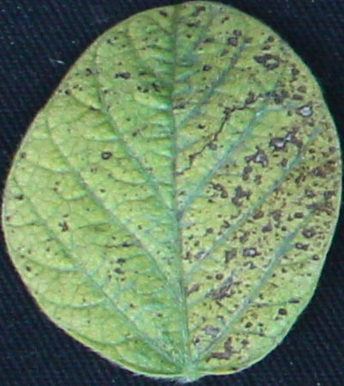
#> input picture AgandBio/leaves/I1.png, 344 x 386 px, found by its file name; its folder holds only this picture in this run
$ jupyter execute HW2-P1-RevFinal2.ipynb
#> lines starting #> are read from the running program, lines starting #| are printed output that depends on the picture
#          ME592                            HW#2                     Image Analytics         3/5/2023

#### Mohammad Rashid Mohammad Shoaib, Jacob Bergfeld & Melika Tajipour

[cell 1]
import os
import random
import cv2
import numpy as np
from scipy import misc
import matplotlib.pyplot as plt

[cell 2]
# This section of the program assigns a input directory and output directory
# then the program selects a random leaf from the input directory and then randomly selects transformation to perform
# on the selected image, then saves the transformed image to a new directory.

input_dir = 'AgandBio\leaves'
output_dir = 'Transformed_leaves'

if not os.path.exists(output_dir):
    os.makedirs(output_dir)

for i in range(100):
    # Chosing a random leaf image from the input directory
    filename = random.choice(os.listdir(input_dir))
    filepath = os.path.join(input_dir, filename)
    img = cv2.imread(filepath)
#> img is the input picture: shape (386, 344, 3); mean B, G, R 100, 133.2, 109.3

    # Creating a varibale to choose a random transformation
    transformation = np.random.choice(['rotate', 'shift', 'scale', 'warp'])

    # The below code applies the randomly selected transformation to the leaf.
    if transformation == 'rotate':
        angle = random.randint(-45, 45)

        rows, cols, _ = img.shape
#> rows = 386; cols = 344
        M = cv2.getRotationMatrix2D((cols/2, rows/2), angle, 1)
        transformed_img = cv2.warpAffine(img, M, (cols, rows))
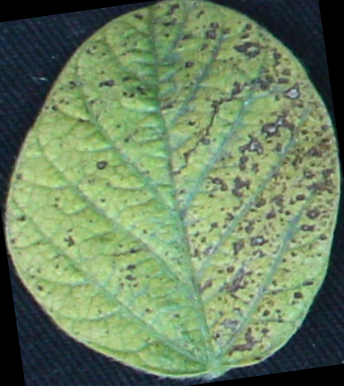
#> transformed_img: shape (386, 344, 3); mean B, G, R 97.1, 131.1, 107.8

    elif transformation == 'scale':

        scale_factor = random.uniform(0.5, 2.0)

        rows, cols, _ = img.shape
        new_rows = int(rows * scale_factor)
        new_cols = int(cols * scale_factor)
        transformed_img = cv2.resize(img, (new_cols, new_rows))

    elif transformation == 'shift':
        dx = random.randint(-50, 50)
        dy = random.randint(-50, 50)


        rows, cols, _ = img.shape
        M = np.float32([[1, 0, dx], [0, 1, dy]])
        transformed_img = cv2.warpAffine(img, M, (cols, rows))

    else:

        rows, cols, _ = img.shape
        src_pts = np.float32([[0, 0], [cols, 0], [cols, rows], [0, rows]])
        dst_pts = np.float32([[random.randint(0, cols//2), random.randint(0, rows//2)],
                              [random.randint(cols//2, cols), random.randint(0, rows//2)],
                              [random.randint(cols//2, cols), random.randint(rows//2, rows)],
                              [random.randint(0, cols//2), random.randint(rows//2, rows)]])
        M = cv2.getPerspectiveTransform(src_pts, dst_pts)


        transformed_img = cv2.warpPerspective(img, M, (cols, rows))


    # Saving the transformed imaged to the transformed_leaves directory
    output_path = os.path.join(output_dir, f'transformed_{i}.jpg')
    cv2.imwrite(output_path, transformed_img)

[cell 3]
# This section of the program assigns a input directory and output directory
# then the program reads the tranformed images of the leaves and creates patches and saves them in a new directory

input_dir2 = 'Transformed_leaves'
#> input_dir2 = 'Transformed_leaves'
output_dir2 = 'Patches_of_Transformed_leaves'

if not os.path.exists(output_dir2):
    os.makedirs(output_dir2)
# This section of the program reads the tranformed images of the leaves and creates patches and saves them in a new directory

files = os.listdir(input_dir2)
#> files = []
for file in files:
    # Reading the Transformed leaf images from the Transformed_leaves directory
    img = cv2.imread(os.path.join(input_dir2, file))

    # Getting the shape of the images of the transformed leaves
    height, width, channels = img.shape

    # defining a patch size and stride.
    patch_size = 128
    stride = 64

    for y in range(0, height-patch_size+1, stride):
        for x in range(0, width-patch_size+1, stride):

            patch = img[y:y+patch_size, x:x+patch_size]

            # Saving patches images to the Patches_of_transformed_leaves directory
            patch_filename = os.path.splitext(file)[0] + f"_patch_{y}_{x}.jpg"
            cv2.imwrite(os.path.join(output_dir2, patch_filename), patch)

[cell 4]
# This section of the program assigns a input directory and output directory
# then the program reads the patches of the transformed images and performs ZCA prewhittening

input_dir3 = 'Patches_of_Transformed_leaves'
output_dir3 = 'Prewhitened_Patches'

if not os.path.exists(output_dir3):
    os.makedirs(output_dir3)

files = os.listdir(input_dir3)
for file in files:

    patch = cv2.imread(os.path.join(input_dir3, file))

    # converting patches to grayscale
    patch = cv2.cvtColor(patch, cv2.COLOR_BGR2GRAY)

    # Convert the patch to a float32 array
    patch = patch.astype(np.float32)

    # Centering the input datat by substracting the mean of the data from each data point
    mean = np.mean(patch)
    patch -= mean

    # Calculating covariance matrix of the centered data
    cov = np.dot(patch.T, patch) / patch.shape[0]

    # calculating eigenvalues and eigenvectors of the covariance matrix
    u, s, v = np.linalg.svd(cov)

    # ZCA matrix calculation. Chosing epsilon as 0.1. Stanford link says to choose o.01, 0.1 or 1.
    epsilon = 0.01
    zca_matrix = np.dot(u, np.dot(np.diag(1.0 / np.sqrt(s + epsilon)), u.T))

    # applying ZCA whitening transform to patches
    patch_zca = np.dot(patch, zca_matrix)

    #Ensuring that division by zero is not occuring.
    #I was getting RuntimeWarning invalid value encountered in true_divide without this check

    denominator = np.max(patch_zca) - np.min(patch_zca)
    if denominator == 0:
        denominator = 1

    # Rescaling the patch to 0-255 and converting back to uint8 to ensure pixel values are integer
       # patch_zca_rescaled = (patch_zca - np.min(patch_zca)) / (np.max(patch_zca) - np.min(patch_zca)) * 255
    patch_zca_rescaled = (patch_zca - np.min(patch_zca)) / denominator * 255
    patch_zca_uint8 = patch_zca_rescaled.astype(np.uint8)

    # Saving to output directory
    patch_filename = os.path.splitext(file)[0] + '_prewhitened.jpg'
    cv2.imwrite(os.path.join(output_dir3, patch_filename), patch_zca_uint8)

[cell 5]
# This section of the code plots a channel by channel distribution of the prewhitened images

input_dir4 = "Prewhitened_Patches"

pixel_values = []

for filename in os.listdir(input_dir4):

    image = cv2.imread(os.path.join(input_dir4, filename), cv2.IMREAD_GRAYSCALE)

    pixel_values.extend(image.flatten())

# Subplot creation
fig, ax = plt.subplots(1, 1, figsize=(6, 4))

# Plotting
ax.hist(pixel_values, bins=256, range=(0, 256), color='gray')
ax.set_title('Pixel Value Distribution')
ax.set_xlabel('Pixel Value')
ax.set_ylabel('Frequency')

plt.show()
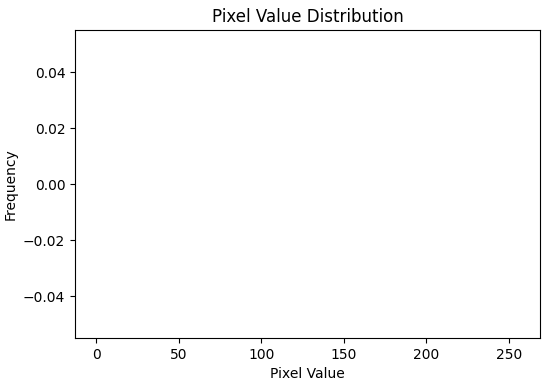
#> figure drawn by matplotlib, 1 panel

The pixel intensity distribution plot shows the distribution of pixel values across all the prewhitened patches. The x-axis represents the range of pixel values, which in this case is from 0 to 255 for grayscale. The y-axis represents the frequency of each pixel value in the patches. The distribution plot shows a normal distribution,  the pixel values range from ~50 to ~200, and the central value is ~130.  The normal distribution curve is desired, as it means that the images have good contrast and dynamic range of pixel values.

There is a really high frequency of zero pixels which is due to some prewhitened images being completely black. We are not entirely sure why we are getting black images. Initially, I thought it could be an indication of some mathematical instability due to being divided by zero so I added a check using the denominator variable. This resolves any issues with instability but we still see some black images

[cell 6]
# This section of the code plots the channel by channel distribution of the Patches of images before performing ZCA whitening
# I am plotting these patches channel by channel out of curiousity
input_dir5 = 'Patches_of_Transformed_leaves'

r_channel_values = []
g_channel_values = []
b_channel_values = []

for filename in os.listdir(input_dir5):

    image = cv2.imread(os.path.join(input_dir5, filename))

    b, g, r = cv2.split(image)

    r_channel_values.extend(r.flatten())
    g_channel_values.extend(g.flatten())
    b_channel_values.extend(b.flatten())

fig, ax = plt.subplots(figsize=(10, 6))

# Plotting the R-channel distribution; using 0.5 alpha to make semi transparent
ax.hist(r_channel_values, bins=256, range=(0, 256), color='red', alpha=0.5, label='R-Channel')
# Plotting the G-channel distribution
ax.hist(g_channel_values, bins=256, range=(0, 256), color='green', alpha=0.5, label='G-Channel')
# Plotting the B-channel distribution
ax.hist(b_channel_values, bins=256, range=(0, 256), color='blue', alpha=0.5, label='B-Channel')

ax.set_title('RGB Channel Distributions')
ax.set_xlabel('Pixel Value')
ax.set_ylabel('Frequency')

ax.legend()
plt.show()
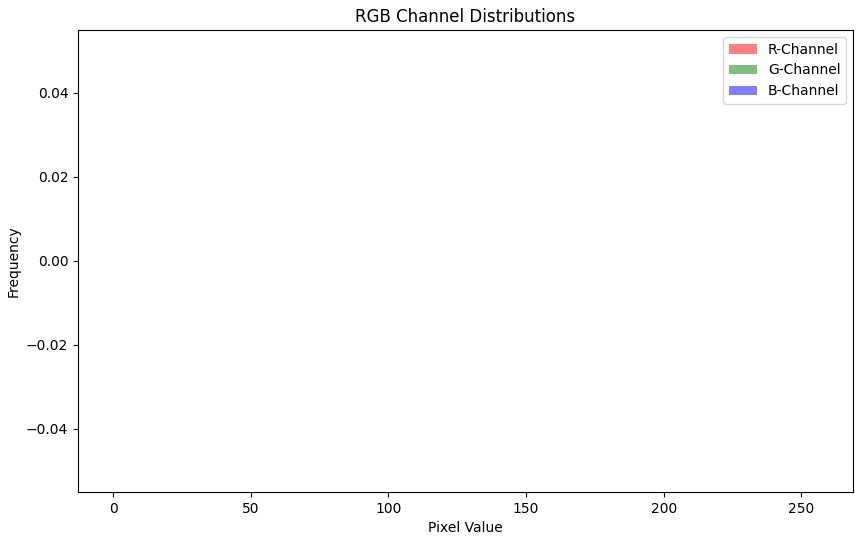
#> figure drawn by matplotlib, 1 panel

[cell 7]
# This section of the code plots channel by channel distribution of the orignal images
#input_dir = 'AgandBio\leaves'

r_channel_values = []
g_channel_values = []
b_channel_values = []

for filename in os.listdir(input_dir):

    image = cv2.imread(os.path.join(input_dir, filename))

    b, g, r = cv2.split(image)
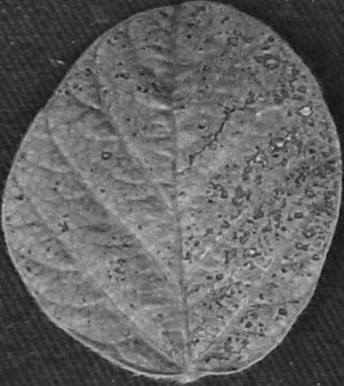
#> b: shape (386, 344); min 16, max 208, mean 100
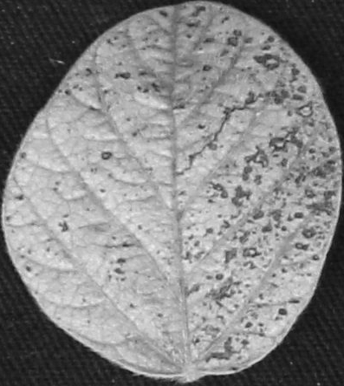
#> g: shape (386, 344); min 15, max 236, mean 133.2
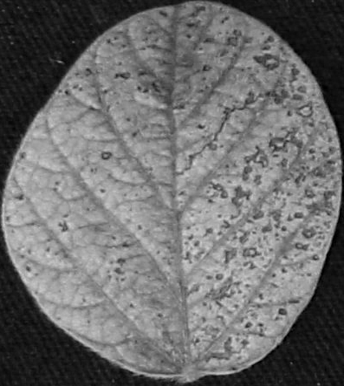
#> r: shape (386, 344); min 0, max 214, mean 109.3

    r_channel_values.extend(r.flatten())
    g_channel_values.extend(g.flatten())
    b_channel_values.extend(b.flatten())

fig, ax = plt.subplots(figsize=(10, 5))

# Plot the R-channel distribution, same as before choose 0.5 alpha
ax.hist(r_channel_values, bins=256, range=(0, 256), color='red', alpha=0.5, label='R-Channel')
# Plot the G-channel distribution
ax.hist(g_channel_values, bins=256, range=(0, 256), color='green', alpha=0.5, label='G-Channel')
# Plot the B-channel distribution
ax.hist(b_channel_values, bins=256, range=(0, 256), color='blue', alpha=0.5, label='B-Channel')

ax.set_title('RGB Channel Distributions')
ax.set_xlabel('Pixel Value')
ax.set_ylabel('Frequency')

ax.legend()
plt.show()
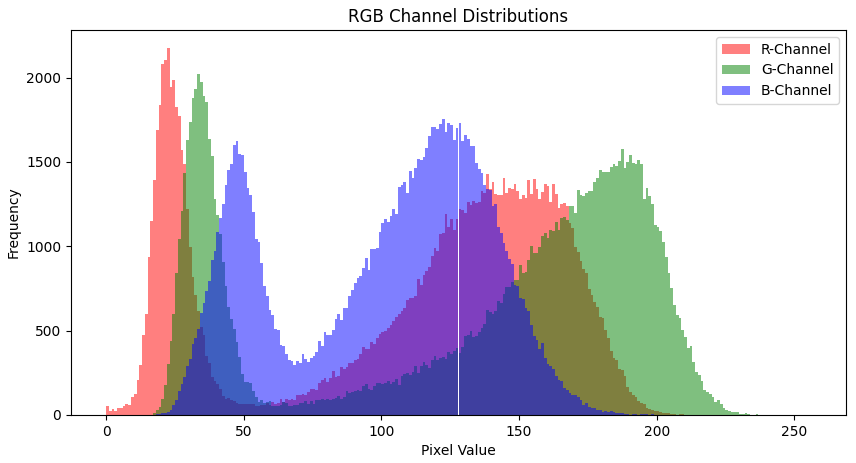
#> figure drawn by matplotlib, 1 panel; tallest bar 2173 high, from x = 22 to 23; tallest bar 2021 high, from x = 33 to 34; tallest bar 1755 high, from x = 122 to 123
